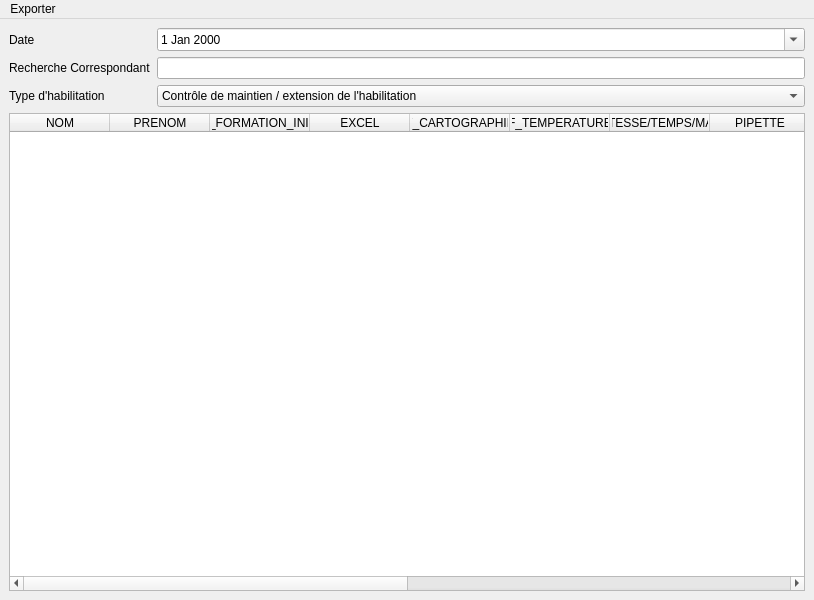
<?xml version="1.0" encoding="UTF-8"?>
<ui version="4.0">
 <class>Habilitation_CMR</class>
 <widget class="QMainWindow" name="Habilitation_CMR">
  <property name="geometry">
   <rect>
    <x>0</x>
    <y>0</y>
    <width>814</width>
    <height>600</height>
   </rect>
  </property>
  <property name="windowTitle">
   <string>MainWindow</string>
  </property>
  <widget class="QWidget" name="centralWidget">
   <layout class="QVBoxLayout" name="verticalLayout">
    <item>
     <layout class="QFormLayout" name="formLayout">
      <item row="0" column="0">
       <widget class="QLabel" name="label">
        <property name="text">
         <string>Date  </string>
        </property>
       </widget>
      </item>
      <item row="1" column="0">
       <widget class="QLabel" name="label_2">
        <property name="text">
         <string>Recherche Correspondant</string>
        </property>
       </widget>
      </item>
      <item row="2" column="0">
       <widget class="QLabel" name="label_3">
        <property name="text">
         <string>Type d'habilitation</string>
        </property>
       </widget>
      </item>
      <item row="0" column="1">
       <widget class="QDateEdit" name="dateEdit">
        <property name="wrapping">
         <bool>false</bool>
        </property>
        <property name="accelerated">
         <bool>false</bool>
        </property>
        <property name="calendarPopup">
         <bool>true</bool>
        </property>
       </widget>
      </item>
      <item row="1" column="1">
       <widget class="QLineEdit" name="lineEdit_cmr"/>
      </item>
      <item row="2" column="1">
       <widget class="QComboBox" name="comboBox">
        <item>
         <property name="text">
          <string>Contrôle de maintien / extension de l'habilitation</string>
         </property>
        </item>
        <item>
         <property name="text">
          <string>Habilitation avant prise de poste</string>
         </property>
        </item>
       </widget>
      </item>
     </layout>
    </item>
    <item>
     <widget class="QTableWidget" name="tableWidget">
      <column>
       <property name="text">
        <string>NOM</string>
       </property>
      </column>
      <column>
       <property name="text">
        <string>PRENOM</string>
       </property>
      </column>
      <column>
       <property name="text">
        <string>DATE_FORMATION_INITIALE</string>
       </property>
      </column>
      <column>
       <property name="text">
        <string>EXCEL</string>
       </property>
      </column>
      <column>
       <property name="text">
        <string>F_CARTOGRAPHIE</string>
       </property>
      </column>
      <column>
       <property name="text">
        <string>F_TEMPERATURE</string>
       </property>
      </column>
      <column>
       <property name="text">
        <string>F_VITESSE/TEMPS/MASSE</string>
       </property>
      </column>
      <column>
       <property name="text">
        <string>PIPETTE</string>
       </property>
      </column>
      <column>
       <property name="text">
        <string>ACTE_TEMPS</string>
       </property>
      </column>
      <column>
       <property name="text">
        <string>ACTE_VITESSE</string>
       </property>
      </column>
      <column>
       <property name="text">
        <string>ACTE_TEMPRATURE</string>
       </property>
      </column>
      <column>
       <property name="text">
        <string>ACTE_CARTO</string>
       </property>
      </column>
      <column>
       <property name="text">
        <string>INTRA_CARTO</string>
       </property>
      </column>
      <column>
       <property name="text">
        <string>INTRA_VITESSE_TEMPS</string>
       </property>
      </column>
     </widget>
    </item>
   </layout>
  </widget>
  <widget class="QMenuBar" name="menuBar">
   <property name="geometry">
    <rect>
     <x>0</x>
     <y>0</y>
     <width>814</width>
     <height>21</height>
    </rect>
   </property>
   <widget class="QMenu" name="menuExporter">
    <property name="title">
     <string>Exporter</string>
    </property>
   </widget>
   <addaction name="menuExporter"/>
  </widget>
 </widget>
 <resources/>
 <connections/>
</ui>
